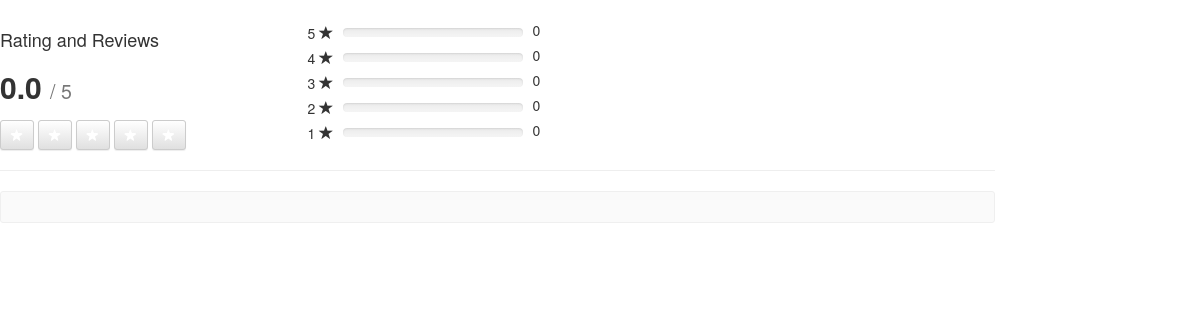
Before: /review/index.php?package_id=3 with the older database file.
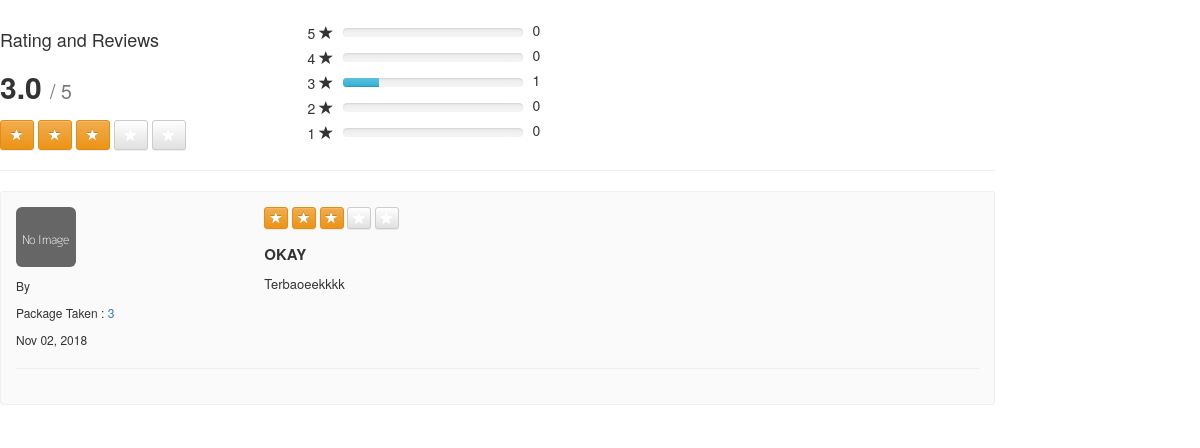
After: the same page with the newer database file.
### tables this page shows
CREATE TABLE IF NOT EXISTS `tuition_review` (
  `rating_id` int(11) NOT NULL AUTO_INCREMENT,
  `package_id` int(255) NOT NULL,
  `tuition_id` int(11) NOT NULL,
  `ratingNumber` int(11) NOT NULL,
  `title` varchar(255) NOT NULL,
  `comments` text NOT NULL,
  `created` datetime NOT NULL,
  `posted_by` varchar(255) NOT NULL,
  `status` tinyint(1) NOT NULL DEFAULT '1' COMMENT '1 = Block, 0 = Unblock',
  PRIMARY KEY (`rating_id`)
);

### review/index.php (the view, shortened to what this page needs)
<?php
 include('review/header.php');
?>
<link rel="stylesheet" href="review/style.css">
<div class="review/container">
	<?php
	include("connection.php");
	$status = $_GET['package_id'];
	$ratingDetails = "SELECT ratingNumber FROM tuition_review WHERE tuition_id = '$status'";
	$rateResult = mysqli_query($myConnection,$ratingDetails) or die("database error:". mysqli_error($myConnection));
	$ratingNumber = 0;
	$count = 0;
	$fiveStarRating = 0;
	$fourStarRating = 0;
	$threeStarRating = 0;
	$twoStarRating = 0;
	$oneStarRating = 0;
	while($rate = mysqli_fetch_assoc($rateResult)) {
		$ratingNumber+= $rate['ratingNumber'];
		$count += 1;
		if($rate['ratingNumber'] == 5) {
			$fiveStarRating +=1;
		} else if($rate['ratingNumber'] == 4) {
			$fourStarRating +=1;
		} else if($rate['ratingNumber'] == 3) {
			$threeStarRating +=1;
		} else if($rate['ratingNumber'] == 2) {
			$twoStarRating +=1;
		} else if($rate['ratingNumber'] == 1) {
			$oneStarRating +=1;
		}
	}
	$average = 0.0;
	if($ratingNumber && $count) {
		$average = $ratingNumber/$count;
	}
	?>
	<br>
	<div id="ratingDetails">
		<div class="row">
			<div class="col-sm-3">
				<h4>Rating and Reviews</h4>
				<h2 class="bold padding-bottom-7"><?php printf('%.1f', $average); ?> <small>/ 5</small></h2>
				<?php
				$averageRating = round($average, 0);
				for ($i = 1; $i <= 5; $i++) {
					$ratingClass = "btn-default btn-grey";
					if($i <= $averageRating) {
						$ratingClass = "btn-warning";
					}
				?>
				<button type="button" class="btn btn-sm <?php echo $ratingClass; ?>" aria-label="Left Align">
				  <span class="glyphicon glyphicon-star" aria-hidden="true"></span>
				</button>
				<?php } ?>
			</div>
			<div class="col-sm-3">
				<?php
				$threeStarRatingPercent = round(($threeStarRating/5)*100);
				$threeStarRatingPercent = !empty($threeStarRatingPercent)?$threeStarRatingPercent.'%':'0%';
				?>
				<div class="pull-left">
					<div class="pull-left" style="width:35px; line-height:1;">
						<div style="height:9px; margin:5px 0;">5 <span class="glyphicon glyphicon-star"></span></div>
					</div>
					<div class="pull-left" style="width:180px;">
						<div class="progress" style="height:9px; margin:8px 0;">
						</div>
					</div>
					<div class="pull-right" style="margin-left:10px;"><?php echo $fiveStarRating; ?></div>
				</div>
				<div class="pull-left">
					<div class="pull-left" style="width:35px; line-height:1;">
						<div style="height:9px; margin:5px 0;">4 <span class="glyphicon glyphicon-star"></span></div>
					</div>
					<div class="pull-left" style="width:180px;">
						<div class="progress" style="height:9px; margin:8px 0;">
						</div>
					</div>
					<div class="pull-right" style="margin-left:10px;"><?php echo $fourStarRating; ?></div>
				</div>
				<div class="pull-left">
					<div class="pull-left" style="width:35px; line-height:1;">
						<div style="height:9px; margin:5px 0;">3 <span class="glyphicon glyphicon-star"></span></div>
					</div>
					<div class="pull-left" style="width:180px;">
						<div class="progress" style="height:9px; margin:8px 0;">
						  <div class="progress-bar progress-bar-info" role="progressbar" aria-valuenow="3" aria-valuemin="0" aria-valuemax="5" style="width: <?php echo $threeStarRatingPercent; ?>">
						  </div>
						</div>
					</div>
					<div class="pull-right" style="margin-left:10px;"><?php echo $threeStarRating; ?></div>
				</div>
				<div class="pull-left">
					<div class="pull-left" style="width:35px; line-height:1;">
						<div style="height:9px; margin:5px 0;">2 <span class="glyphicon glyphicon-star"></span></div>
					</div>
					<div class="pull-left" style="width:180px;">
						<div class="progress" style="height:9px; margin:8px 0;">
						</div>
					</div>
					<div class="pull-right" style="margin-left:10px;"><?php echo $twoStarRating; ?></div>
				</div>
				<div class="pull-left">
					<div class="pull-left" style="width:35px; line-height:1;">
						<div style="height:9px; margin:5px 0;">1 <span class="glyphicon glyphicon-star"></span></div>
					</div>
					<div class="pull-left" style="width:180px;">
						<div class="progress" style="height:9px; margin:8px 0;">
						</div>
					</div>
					<div class="pull-right" style="margin-left:10px;"><?php echo $oneStarRating; ?></div>
				</div>
			</div>
		</div>
		<div class="row">
			<div class="col-sm-10">
				<hr/>
				<div class="review-block">
				<?php
				$status = $_GET['package_id'];
				$ratinguery = "SELECT * FROM tuition_review WHERE tuition_id = '$status'";
				$ratingResult = mysqli_query($myConnection,$ratinguery) or die("database error:". mysqli_error($myConnection));
				while($rating = mysqli_fetch_array($ratingResult)){
					$posted_by = $rating['posted_by'];
					$package_taken = $rating['package_id'];
					$date=date_create($rating['created']);
					$reviewDate = date_format($date,"M d, Y");
				?>
					<div class="row">
						<div class="col-sm-3">
							<img src="review/image/profile.png" class="img-rounded">
							<div class="review-block-name">By <a href="#"><?php echo $posted_by; ?></a></div>
							<div class="review-block-name">Package Taken : <a href="#"><?php echo $package_taken; ?></a></div>
							<div class="review-block-date"><?php echo $reviewDate; ?></div>
						</div>
						<div class="col-sm-9">
							<div class="review-block-rate">
								<?php
								for ($i = 1; $i <= 5; $i++) {
									$ratingClass = "btn-default btn-grey";
									if($i <= $rating['ratingNumber']) {
										$ratingClass = "btn-warning";
									}
								?>
								<button type="button" class="btn btn-xs <?php echo $ratingClass; ?>" aria-label="Left Align">
								  <span class="glyphicon glyphicon-star" aria-hidden="true"></span>
								</button>
								<?php } ?>
							</div>
							<div class="review-block-title"><?php echo $rating['title']; ?></div>
							<div class="review-block-description"><?php echo $rating['comments']; ?></div>
						</div>
					</div>
					<hr/>
				<?php } ?>
				</div>
			</div>
		</div>
	</div>
</div>

### review/header.php (shortened to what this page needs)
<!DOCTYPE html>
<html>
<head>
<link rel="stylesheet" href="https://maxcdn.bootstrapcdn.com/bootstrap/3.3.5/css/bootstrap.min.css">
<link rel="stylesheet" href="https://maxcdn.bootstrapcdn.com/bootstrap/3.3.5/css/bootstrap-theme.min.css">

### review/style.css (style rules this page uses)
.btn-grey { background-color:#D8D8D8; color:#FFF; }
.bold { font-weight:700; }
.padding-bottom-7 { padding-bottom:7px; }
.review-block { background-color:#FAFAFA; border:1px solid #EFEFEF; padding:15px; border-radius:3px; margin-bottom:15px; }
.review-block-name { font-size:12px; margin:10px 0; }
.review-block-date { font-size:12px; }
.review-block-rate { font-size:13px; margin-bottom:15px; }
.review-block-title { font-size:15px; font-weight:700; margin-bottom:10px; }
.review-block-description { font-size:13px; }

Changed rows visible on the page:
added tuition_review: package "3", created "Nov 02, 2018", ratingNumber 3 (drawn), title "OKAY", comments "Terbaoeekkkk"
Other visible differences:
$average: "0.0" → "3.0"
$threeStarRating: "0" → "1"
